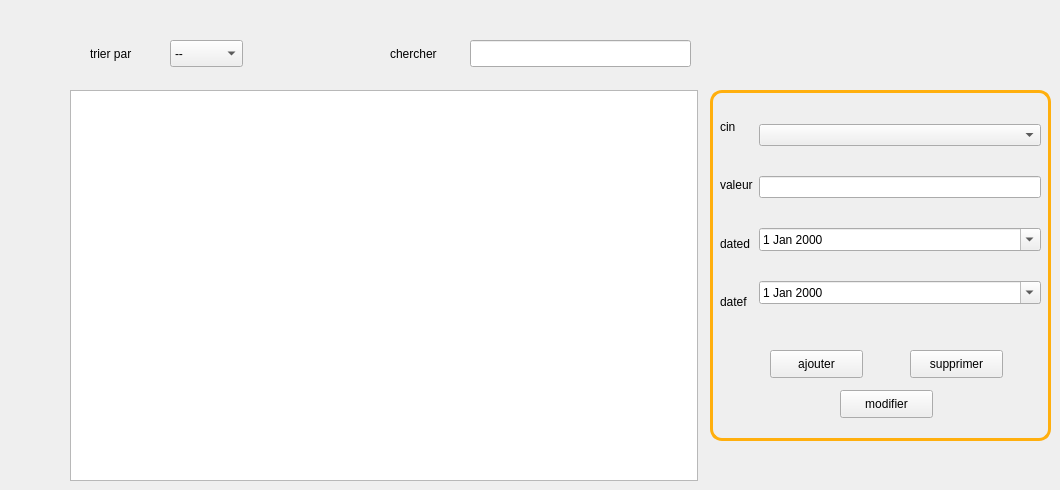
      <widget class="QWidget" name="page_2">
       <widget class="QTableView" name="tabfidelite">
        <property name="geometry">
         <rect>
          <x>70</x>
          <y>90</y>
          <width>628</width>
          <height>391</height>
         </rect>
        </property>
        <property name="styleSheet">
         <string notr="true"/>
        </property>
       </widget>
       <widget class="QWidget" name="horizontalLayoutWidget_2">
        <property name="geometry">
         <rect>
          <x>720</x>
          <y>100</y>
          <width>321</width>
          <height>228</height>
         </rect>
        </property>
        <layout class="QHBoxLayout" name="horizontalLayout_5">
         <item>
          <layout class="QVBoxLayout" name="verticalLayout_10">
           <item>
            <widget class="QLabel" name="label_33">
             <property name="text">
              <string>cin</string>
             </property>
            </widget>
           </item>
           <item>
            <widget class="QLabel" name="label_29">
             <property name="text">
              <string>valeur</string>
             </property>
            </widget>
           </item>
           <item>
            <widget class="QLabel" name="label_30">
             <property name="text">
              <string>dated</string>
             </property>
            </widget>
           </item>
           <item>
            <widget class="QLabel" name="label_31">
             <property name="text">
              <string>datef</string>
             </property>
            </widget>
           </item>
          </layout>
         </item>
         <item>
          <layout class="QVBoxLayout" name="verticalLayout_11">
           <item>
            <widget class="QLabel" name="label_28">
             <property name="text">
              <string/>
             </property>
            </widget>
           </item>
           <item>
            <widget class="QComboBox" name="cinf">
             <property name="styleSheet">
              <string notr="true"/>
             </property>
            </widget>
           </item>
           <item>
            <widget class="QLabel" name="label_60">
             <property name="text">
              <string/>
             </property>
            </widget>
           </item>
           <item>
            <widget class="QLineEdit" name="valeurfid">
             <property name="styleSheet">
              <string notr="true"/>
             </property>
            </widget>
           </item>
           <item>
            <widget class="QLabel" name="labelvaleur">
             <property name="styleSheet">
              <string notr="true">color:#C21807;</string>
             </property>
             <property name="text">
              <string/>
             </property>
            </widget>
           </item>
           <item>
            <widget class="QDateEdit" name="dated">
             <property name="styleSheet">
              <string notr="true"/>
             </property>
             <property name="calendarPopup">
              <bool>true</bool>
             </property>
            </widget>
           </item>
           <item>
            <widget class="QLabel" name="labeldated">
             <property name="styleSheet">
              <string notr="true">color:#C21807;</string>
             </property>
             <property name="text">
              <string/>
             </property>
            </widget>
           </item>
           <item>
            <widget class="QDateEdit" name="datef">
             <property name="styleSheet">
              <string notr="true"/>
             </property>
             <property name="calendarPopup">
              <bool>true</bool>
             </property>
            </widget>
           </item>
           <item>
            <widget class="QLabel" name="labeldatef">
             <property name="styleSheet">
              <string notr="true">color:#C21807;</string>
             </property>
             <property name="text">
              <string/>
             </property>
            </widget>
           </item>
          </layout>
         </item>
        </layout>
       </widget>
       <widget class="QLabel" name="label_32">
        <property name="geometry">
         <rect>
          <x>90</x>
          <y>30</y>
          <width>71</width>
          <height>48</height>
         </rect>
        </property>
        <property name="text">
         <string>trier par</string>
        </property>
       </widget>
       <widget class="QComboBox" name="comboBoxf">
        <property name="geometry">
         <rect>
          <x>170</x>
          <y>40</y>
          <width>73</width>
          <height>27</height>
         </rect>
        </property>
        <property name="styleSheet">
         <string notr="true"/>
        </property>
        <item>
         <property name="text">
          <string>--</string>
         </property>
        </item>
        <item>
         <property name="text">
          <string>cin</string>
         </property>
        </item>
        <item>
         <property name="text">
          <string>age</string>
         </property>
        </item>
        <item>
         <property name="text">
          <string>nom</string>
         </property>
        </item>
        <item>
         <property name="text">
          <string>prenom</string>
         </property>
        </item>
        <item>
         <property name="text">
          <string>tel</string>
         </property>
        </item>
       </widget>
       <widget class="QLabel" name="label_14">
        <property name="geometry">
         <rect>
          <x>390</x>
          <y>30</y>
          <width>71</width>
          <height>48</height>
         </rect>
        </property>
        <property name="text">
         <string>chercher</string>
        </property>
       </widget>
       <widget class="QLineEdit" name="lineEditrecherchef">
        <property name="geometry">
         <rect>
          <x>470</x>
          <y>40</y>
          <width>221</width>
          <height>27</height>
         </rect>
        </property>
        <property name="styleSheet">
         <string notr="true"/>
        </property>
        <property name="text">
         <string/>
        </property>
       </widget>
       <widget class="QLabel" name="label_15">
        <property name="geometry">
         <rect>
          <x>710</x>
          <y>90</y>
          <width>341</width>
          <height>351</height>
         </rect>
        </property>
        <property name="styleSheet">
         <string notr="true">background-color: transparent;
border-radius: 12px;
border-color: rgb(255, 175, 14);
	padding: 5px;
border-width: 3px;
border-style: solid ;</string>
        </property>
        <property name="text">
         <string/>
        </property>
       </widget>
       <widget class="QPushButton" name="ajouterfid">
        <property name="geometry">
         <rect>
          <x>770</x>
          <y>350</y>
          <width>93</width>
          <height>28</height>
         </rect>
        </property>
        <property name="styleSheet">
         <string notr="true"/>
        </property>
        <property name="text">
         <string>ajouter</string>
        </property>
       </widget>
       <widget class="QPushButton" name="supprimerfid">
        <property name="geometry">
         <rect>
          <x>910</x>
          <y>350</y>
          <width>93</width>
          <height>28</height>
         </rect>
        </property>
        <property name="styleSheet">
         <string notr="true"/>
        </property>
        <property name="text">
         <string>supprimer</string>
        </property>
       </widget>
       <widget class="QLineEdit" name="idfid">
        <property name="enabled">
         <bool>false</bool>
        </property>
        <property name="geometry">
         <rect>
          <x>460</x>
          <y>170</y>
          <width>204</width>
          <height>22</height>
         </rect>
        </property>
        <property name="styleSheet">
         <string notr="true"/>
        </property>
       </widget>
       <widget class="QPushButton" name="modifierfid">
        <property name="geometry">
         <rect>
          <x>840</x>
          <y>390</y>
          <width>93</width>
          <height>28</height>
         </rect>
        </property>
        <property name="text">
         <string>modifier</string>
        </property>
       </widget>
       <zorder>idfid</zorder>
       <zorder>label_15</zorder>
       <zorder>tabfidelite</zorder>
       <zorder>horizontalLayoutWidget_2</zorder>
       <zorder>label_32</zorder>
       <zorder>comboBoxf</zorder>
       <zorder>label_14</zorder>
       <zorder>lineEditrecherchef</zorder>
       <zorder>ajouterfid</zorder>
       <zorder>supprimerfid</zorder>
       <zorder>modifierfid</zorder>
      </widget>
